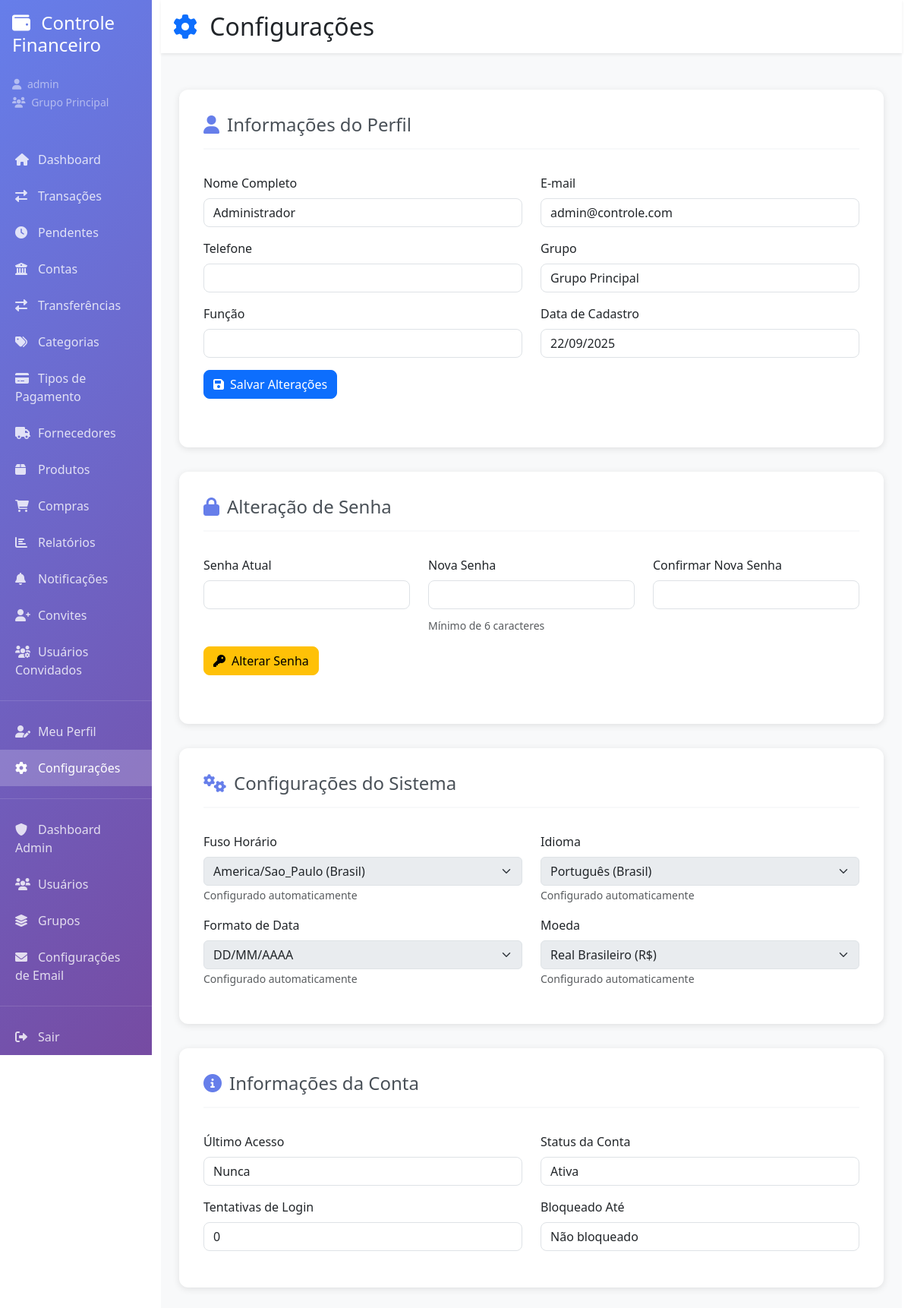
/configuracoes.php (signed in), run on the app's committed database.
### tables this page shows
CREATE TABLE IF NOT EXISTS usuarios (
    id INT AUTO_INCREMENT PRIMARY KEY,
    username VARCHAR(50) UNIQUE NOT NULL,
    password VARCHAR(255) NOT NULL,
    nome VARCHAR(100),
    email VARCHAR(100),
    telefone VARCHAR(20),
    endereco TEXT,
    cidade VARCHAR(100),
    estado VARCHAR(2),
    cep VARCHAR(10),
    avatar VARCHAR(255),
    grupo_id INT NOT NULL,
    role ENUM('admin', 'user', 'collaborator') DEFAULT 'user',
    is_active TINYINT(1) DEFAULT 1,
    is_approved TINYINT(1) DEFAULT 0,
    whatsapp VARCHAR(20),
    instagram VARCHAR(100),
    consent_lgpd TINYINT(1) DEFAULT 0,
    tentativas_login INT DEFAULT 0,
    bloqueado_ate TIMESTAMP NULL,
    data_ultimo_acesso TIMESTAMP NULL,
    created_at TIMESTAMP DEFAULT CURRENT_TIMESTAMP,
    updated_at TIMESTAMP DEFAULT CURRENT_TIMESTAMP ON UPDATE CURRENT_TIMESTAMP,
    FOREIGN KEY (grupo_id) REFERENCES grupos(id) ON DELETE CASCADE
);

CREATE TABLE IF NOT EXISTS grupos (
    id INT AUTO_INCREMENT PRIMARY KEY,
    nome VARCHAR(100) NOT NULL,
    descricao TEXT,
    created_at TIMESTAMP DEFAULT CURRENT_TIMESTAMP,
    updated_at TIMESTAMP DEFAULT CURRENT_TIMESTAMP ON UPDATE CURRENT_TIMESTAMP
);

### config/database.php (called while the page is built, shortened)
<?php
class Database {
    private $primary = [
        'host' => 'localhost',
        'db'   => 'controle-financeiro-cpanel',
        'user' => 'root',
        'pass' => ''
    ];
    private $secondary = [
        'host' => 'localhost',
        'db'   => 'smartvirtuacom_controle-financeiro',
        'user' => 'smartvirtuacom_isaac',
        'pass' => '@#*Ilcn31Thmpv77d6f'
    ];
    public function getConnection() {
        $this->conn = null;
        try {
            $this->conn = new PDO(
                "mysql:host=" . $this->primary['host'] . ";dbname=" . $this->primary['db'],
                $this->primary['user'],
                $this->primary['pass']
            );
            $this->conn->setAttribute(PDO::ATTR_ERRMODE, PDO::ERRMODE_EXCEPTION);
            $this->conn->exec("set names utf8");
        } catch(PDOException $e1) {
            try {
                $this->conn = new PDO(
                    "mysql:host=" . $this->secondary['host'] . ";dbname=" . $this->secondary['db'],
                    $this->secondary['user'],
                    $this->secondary['pass']
                );
                $this->conn->setAttribute(PDO::ATTR_ERRMODE, PDO::ERRMODE_EXCEPTION);
                $this->conn->exec("set names utf8");
                echo "Conectado ao banco alternativo (smartvirtuacom).";
            } catch(PDOException $e2) {
                echo "Erro ao conectar em ambos os bancos: " . $e2->getMessage();
            }
        }
        return $this->conn;
    }
}
?>

### classes/Usuario.php (called while the page is built, shortened)
<?php
require_once 'config/database.php';
class Usuario {
    private $conn;
    private $table_name = "usuarios";
    public $id;
    public function __construct($db = null) {
        if ($db === null) {
            $database = new Database();
            $this->conn = $database->getConnection();
        } else {
            $this->conn = $db;
        }
    }
    public function readById() {
        $query = "SELECT u.*, g.nome as grupo_nome FROM " . $this->table_name . " u
                  LEFT JOIN grupos g ON u.grupo_id = g.id
                  WHERE u.id = :id";
        $stmt = $this->conn->prepare($query);
        $stmt->bindParam(":id", $this->id);
        $stmt->execute();
        return $stmt->fetch(PDO::FETCH_ASSOC);
    }
}
?>

### configuracoes.php (the view, shortened to what this page needs)
<?php
require_once 'config/database.php';
require_once 'classes/Usuario.php';
$database = new Database();
$usuario = new Usuario($database->getConnection());
$usuario->id = $_SESSION['user_id'];
$usuario_data = $usuario->readById();
?>
<!DOCTYPE html>
<html lang="pt-BR">
<head>
    <link href="https://cdn.jsdelivr.net/npm/bootstrap@5.3.0/dist/css/bootstrap.min.css" rel="stylesheet">
    <link href="https://cdnjs.cloudflare.com/ajax/libs/font-awesome/6.0.0/css/all.min.css" rel="stylesheet">
    <link href="css/style.css" rel="stylesheet">
</head>
<body>
    <div class="container-fluid">
        <div class="row">
            <?php include 'includes/sidebar.php'; ?>
            <div class="col-md-9 col-lg-10">
                <div class="main-content">
                    <div class="bg-white shadow-sm p-3 mb-4">
                        <div class="d-flex justify-content-between align-items-center">
                            <h2 class="mb-0">
                                <i class="fas fa-cog me-2 text-primary"></i>
                                Configurações
                            </h2>
                        </div>
                    </div>
                    <div class="p-4">
                        <div class="config-section">
                            <div class="config-header">
                                <h4><i class="fas fa-user"></i>Informações do Perfil</h4>
                            </div>
                            <form method="POST" class="form-section">
                                <div class="row">
                                    <div class="col-md-6">
                                        <div class="mb-3">
                                            <label class="form-label">Nome Completo</label>
                                            <input type="text" class="form-control" name="nome" value="<?= htmlspecialchars($usuario_data['nome']) ?>" required>
                                        </div>
                                    </div>
                                    <div class="col-md-6">
                                        <div class="mb-3">
                                            <label class="form-label">E-mail</label>
                                            <input type="email" class="form-control" name="email" value="<?= htmlspecialchars($usuario_data['email']) ?>" required>
                                        </div>
                                    </div>
                                </div>
                                <div class="row">
                                    <div class="col-md-6">
                                        <div class="mb-3">
                                            <label class="form-label">Telefone</label>
                                            <input type="tel" class="form-control" name="telefone" value="<?= htmlspecialchars($usuario_data['telefone']) ?>">
                                        </div>
                                    </div>
                                    <div class="col-md-6">
                                        <div class="mb-3">
                                            <label class="form-label">Grupo</label>
                                            <input type="text" class="form-control" value="<?= htmlspecialchars($usuario_data['grupo_nome']) ?>" readonly>
                                        </div>
                                    </div>
                                </div>
                                <div class="row">
                                    <div class="col-md-6">
                                        <div class="mb-3">
                                            <label class="form-label">Função</label>
                                            <input type="text" class="form-control" value="<?= ucfirst($usuario_data['funcao']) ?>" readonly>
                                        </div>
                                    </div>
                                    <div class="col-md-6">
                                        <div class="mb-3">
                                            <label class="form-label">Data de Cadastro</label>
                                            <input type="text" class="form-control" value="<?= date('d/m/Y', strtotime($usuario_data['created_at'])) ?>" readonly>
                                        </div>
                                    </div>
                                </div>
                                <button type="submit" class="btn btn-primary">
                                    <i class="fas fa-save me-2"></i>Salvar Alterações
                                </button>
                            </form>
                        </div>
                        <div class="config-section">
                            <div class="config-header">
                                <h4><i class="fas fa-lock"></i>Alteração de Senha</h4>
                            </div>
                            <form method="POST" class="form-section">
                                <div class="row">
                                    <div class="col-md-4">
                                        <div class="mb-3">
                                            <label class="form-label">Senha Atual</label>
                                            <input type="password" class="form-control" name="current_password" required>
                                        </div>
                                    </div>
                                    <div class="col-md-4">
                                        <div class="mb-3">
                                            <label class="form-label">Nova Senha</label>
                                            <input type="password" class="form-control" name="new_password" id="new_password" required>
                                            <div class="password-strength" id="password_strength"></div>
                                            <small class="text-muted">Mínimo de 6 caracteres</small>
                                        </div>
                                    </div>
                                    <div class="col-md-4">
                                        <div class="mb-3">
                                            <label class="form-label">Confirmar Nova Senha</label>
                                            <input type="password" class="form-control" name="confirm_password" required>
                                        </div>
                                    </div>
                                </div>
                                <button type="submit" class="btn btn-warning">
                                    <i class="fas fa-key me-2"></i>Alterar Senha
                                </button>
                            </form>
                        </div>
                        <div class="config-section">
                            <div class="config-header">
                                <h4><i class="fas fa-cogs"></i>Configurações do Sistema</h4>
                            </div>
                            <div class="row">
                                <div class="col-md-6">
                                    <div class="mb-3">
                                        <label class="form-label">Fuso Horário</label>
                                        <select class="form-select" disabled>
                                            <option>America/Sao_Paulo (Brasil)</option>
                                        </select>
                                        <small class="text-muted">Configurado automaticamente</small>
                                    </div>
                                </div>
                                <div class="col-md-6">
                                    <div class="mb-3">
                                        <label class="form-label">Idioma</label>
                                        <select class="form-select" disabled>
                                            <option>Português (Brasil)</option>
                                        </select>
                                        <small class="text-muted">Configurado automaticamente</small>
                                    </div>
                                </div>
                            </div>
                            <div class="row">
                                <div class="col-md-6">
                                    <div class="mb-3">
                                        <label class="form-label">Formato de Data</label>
                                        <select class="form-select" disabled>
                                            <option>DD/MM/AAAA</option>
                                        </select>
                                        <small class="text-muted">Configurado automaticamente</small>
                                    </div>
                                </div>
                                <div class="col-md-6">
                                    <div class="mb-3">
                                        <label class="form-label">Moeda</label>
                                        <select class="form-select" disabled>
                                            <option>Real Brasileiro (R$)</option>
                                        </select>
                                        <small class="text-muted">Configurado automaticamente</small>
                                    </div>
                                </div>
                            </div>
                        </div>
                        <div class="config-section">
                            <div class="config-header">
                                <h4><i class="fas fa-info-circle"></i>Informações da Conta</h4>
                            </div>
                            <div class="row">
                                <div class="col-md-6">
                                    <div class="mb-3">
                                        <label class="form-label">Último Acesso</label>
                                        <input type="text" class="form-control" value="<?= $usuario_data['data_ultimo_acesso'] ? date('d/m/Y H:i', strtotime($usuario_data['data_ultimo_acesso'])) : 'Nunca' ?>" readonly>
                                    </div>
                                </div>
                                <div class="col-md-6">
                                    <div class="mb-3">
                                        <label class="form-label">Status da Conta</label>
                                        <input type="text" class="form-control" value="<?= $usuario_data['is_active'] ? 'Ativa' : 'Inativa' ?>" readonly>
                                    </div>
                                </div>
                            </div>
                            <div class="row">
                                <div class="col-md-6">
                                    <div class="mb-3">
                                        <label class="form-label">Tentativas de Login</label>
                                        <input type="text" class="form-control" value="<?= $usuario_data['tentativas_login'] ?>" readonly>
                                    </div>
                                </div>
                                <div class="col-md-6">
                                    <div class="mb-3">
                                        <label class="form-label">Bloqueado Até</label>
                                        <input type="text" class="form-control" value="<?= $usuario_data['bloqueado_ate'] ? date('d/m/Y H:i', strtotime($usuario_data['bloqueado_ate'])) : 'Não bloqueado' ?>" readonly>
                                    </div>
                                </div>
                            </div>
                        </div>
                    </div>
                </div>
            </div>
        </div>
    </div>
</body>
</html>

### css/style.css (style rules this page uses)
.main-content { background: #f8f9fa; min-height: 100vh; }
.btn { border-radius: 8px; transition: all 0.3s; }
.form-control { border-radius: 8px; border: 1px solid #dee2e6; transition: all 0.3s; }

### configuracoes.php (style rules this page uses)
.config-section { background: white; border-radius: 12px; padding: 2rem; margin-bottom: 2rem; box-shadow: 0 2px 10px rgba(0,0,0,0.1); }
.config-header { border-bottom: 2px solid #f8f9fa; padding-bottom: 1rem; margin-bottom: 2rem; }
.config-header h4 { color: #495057; margin: 0; }
.config-header i { color: #667eea; margin-right: 10px; }
.form-section { margin-bottom: 2rem; }
.password-strength { height: 4px; border-radius: 2px; margin-top: 5px; transition: all 0.3s; }

### data on the page
usuarios: nome "Administrador", email "admin@controle.com", grupo.nome "Grupo Principal", created_at "22/09/2025", data_ultimo_acesso "Nunca", is_active "Ativa", tentativas_login "0", bloqueado_ate "Não bloqueado"

### other printed values
$userName "admin"
$grupoNome "Grupo Principal"
